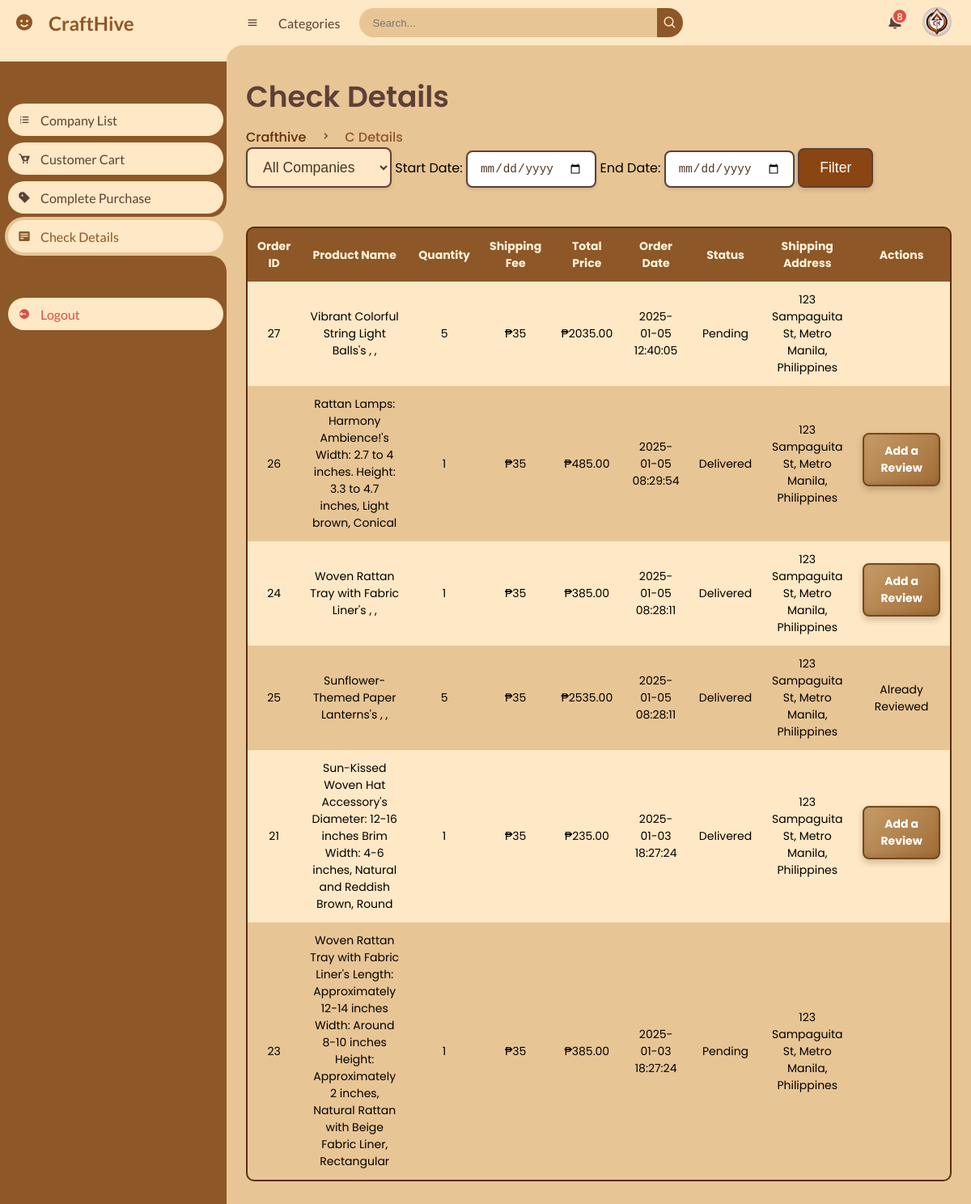
The page /craft_opening/craft_buyer/order.php (signed in) on the database its author committed.
### tables this page shows
CREATE TABLE `order` (
  `order_id` int(11) NOT NULL,
  `product_id` int(11) NOT NULL,
  `seller_id` int(11) NOT NULL,
  `buyer_id` int(11) DEFAULT NULL,
  `company_rep_id` varchar(255) DEFAULT NULL,
  `delivery_id` int(11) DEFAULT NULL,
  `delivery_name` varchar(255) DEFAULT NULL,
  `buyer_name` varchar(255) NOT NULL,
  `seller_name` varchar(50) DEFAULT NULL,
  `product_name` varchar(50) DEFAULT NULL,
  `quantity` int(11) NOT NULL,
  `size` varchar(100) DEFAULT NULL,
  `shape` varchar(100) DEFAULT NULL,
  `color` varchar(100) DEFAULT NULL,
  `shipping_fee` int(11) DEFAULT NULL,
  `stocks` int(11) DEFAULT NULL,
  `total_price` decimal(10,2) NOT NULL,
  `seller` decimal(10,2) DEFAULT NULL,
  `company` decimal(10,2) DEFAULT NULL,
  `shipping_address` text NOT NULL,
  `payment` enum('Cash on Delivery','GCash') NOT NULL,
  `delivery_date` date DEFAULT NULL,
  `proof_receipt` varchar(255) DEFAULT NULL,
  `gcash_reference` varchar(255) DEFAULT NULL,
  `status` enum('Pending','Cancelled','Delivered','Approved','Rejected') NOT NULL,
  `approval` enum('Confirm','Rejected','Pending') DEFAULT 'Pending',
  `created_at` timestamp NOT NULL DEFAULT current_timestamp(),
  `updated_at` timestamp NOT NULL DEFAULT current_timestamp() ON UPDATE current_timestamp()
);

### craft_opening/craft_buyer/order.php (the view, shortened to what this page needs)
<?php
@include '../connection/connect.php';
$buyer_id = $_SESSION['unique_id'];
$filter_company_name = isset($_GET['filter_company']) ? mysqli_real_escape_string($conn, $_GET['filter_company']) : '';
$filter_start_date = isset($_GET['start_date']) ? mysqli_real_escape_string($conn, $_GET['start_date']) : '';
$filter_end_date = isset($_GET['end_date']) ? mysqli_real_escape_string($conn, $_GET['end_date']) : '';
$order_query = "SELECT
                    o.order_id,
                    o.product_name,
                    o.quantity,
                    o.total_price,
                    o.created_at,
                    o.status,
                    o.shipping_address,
                    o.shipping_fee,
                    o.company_rep_id,
                    o.size,
                    o.color,
                    o.shape
                FROM
                    `order` o
                     INNER JOIN `description` d ON o.company_rep_id = d.company_rep_id
                WHERE
                    o.buyer_id = '$buyer_id'
                    " . ($filter_company_name ? " AND d.company_name = '$filter_company_name' " : "") . "
                    " . ($filter_start_date ? " AND o.created_at >= '$filter_start_date 00:00:00' " : "") . "
                    " . ($filter_end_date ? " AND o.created_at <= '$filter_end_date 23:59:59' " : "") . "
                ORDER BY
                    o.created_at DESC";
$order_result = mysqli_query($conn, $order_query);
$orders = [];
if($order_result && mysqli_num_rows($order_result) > 0) {
    while($row = mysqli_fetch_assoc($order_result)) {
        $orders[] = $row;
    }
}
$review_check_query = "SELECT order_id FROM `reviews` WHERE user_id = '$buyer_id'";
$review_check_result = mysqli_query($conn, $review_check_query);
$reviewed_order_ids = [];
if ($review_check_result && mysqli_num_rows($review_check_result) > 0) {
  while($row = mysqli_fetch_assoc($review_check_result)){
    $reviewed_order_ids[] = $row['order_id'];
  }
}
?>
<!DOCTYPE html>
<html lang="en">
<head>
   <link rel="stylesheet" href="https://cdnjs.cloudflare.com/ajax/libs/font-awesome/6.0.0/css/all.min.css">
   <link href='https://unpkg.com/boxicons@2.0.9/css/boxicons.min.css' rel='stylesheet'>
   <link rel="stylesheet" href="../../css/design.css">
   <link rel="stylesheet" href="additionals.css">
</head>
<body>
<section id="sidebar">
		<a href="#" class="brand">
			<i class='bx bxs-smile'></i>
			<span class="text">CraftHive</span>
		</a>
		<ul class="side-menu top">
			<li>
				<a href="company.php">
					<i class='bx bx-list-ol' ></i>
					<span class="text">Company List</span>
				</a>
			</li>
			<li>
				<a href="cart.php">
					<i class='bx bxs-cart-add' ></i>
					<span class="text">Customer Cart</span>
				</a>
			</li>
			<li>
				<a href="checkout.php">
					<i class='bx bxs-purchase-tag-alt' ></i>
					<span class="text">Complete Purchase </span>
				</a>
			</li>
			<li class="active">
				<a href="order.php">
					<i class='bx bxs-detail' ></i>
					<span class="text">Check Details</span>
				</a>
			</li>
		</ul>
		<ul class="side-menu">
			<li>
				<a href="logout.php" class="logout">
					<i class='bx bxs-log-out-circle' ></i>
					<span class="text">Logout</span>
				</a>
			</li>
		</ul>
	</section>
	<section id="content">
		<nav>
			<i class='bx bx-menu' ></i>
			<a href="#" class="nav-link">Categories</a>
			<form action="#">
				<div class="form-input">
					<input type="search" placeholder="Search...">
					<button type="submit" class="search-btn"><i class='bx bx-search' ></i></button>
				</div>
			</form>
			<a href="#" class="notification">
				<span class="num">8</span>
			</a>
            <a href="#" class="profile">
    <img src="../uploaded_profile/CH-logo.png" alt="Profile Image">
</a>
		</nav>
		<main>
			<div class="head-title">
				<div class="left">
                <h1>Check Details</h1>
					<ul class="breadcrumb">
						<li>
							<a href="ch-company.php">Crafthive</a>
						</li>
						<li><i class='bx bx-chevron-right' ></i></li>
						<li>
							<a class="active" href="company.php">C Details</a>
						</li>
					</ul>
				</div>
			</div>
           <div class="filter-container">
              <form action="" method="get">
                   <select name="filter_company">
                       <option value="" >All Companies</option>
                    </select>
                      <label for="start_date">Start Date:</label>
                   <input type="date" name="start_date" value="<?php echo htmlspecialchars($filter_start_date); ?>">
                  <label for="end_date">End Date:</label>
                  <input type="date" name="end_date" value="<?php echo htmlspecialchars($filter_end_date); ?>">
                    <button type="submit">Filter</button>
                </form>
           </div>
<section class="recent-transactions">
   <table>
      <thead>
         <th>Order ID</th>
          <th>Product Name</th>
          <th>Quantity</th>
          <th>Shipping Fee</th>
          <th>Total Price</th>
          <th>Order Date</th>
          <th>Status</th>
          <th>Shipping Address</th>
          <th>Actions</th>
      </thead>
      <tbody>
    <?php foreach ($orders as $order) :
       ?>
        <tr>
            <td><?php echo htmlspecialchars($order['order_id']); ?></td>
             <td><?php echo htmlspecialchars($order['product_name']); ?>'s <?php echo htmlspecialchars($order['size']); ?>, <?php echo htmlspecialchars($order['color']); ?>, <?php echo htmlspecialchars($order['shape']); ?> </td>
            <td><?php echo htmlspecialchars($order['quantity']); ?></td>
             <td>₱<?php echo htmlspecialchars($order['shipping_fee']); ?></td>
            <td>₱<?php echo htmlspecialchars($order['total_price']); ?></td>
            <td><?php echo htmlspecialchars($order['created_at']); ?></td>
            <td><?php echo htmlspecialchars($order['status']); ?></td>
            <td><?php echo htmlspecialchars($order['shipping_address']); ?></td>
            <td>
                <?php
                    $isReviewed = in_array($order['order_id'], $reviewed_order_ids);
                    if ($order['status'] === 'Delivered') :
                        if ($isReviewed) : ?>
                            <span class="alert">Already Reviewed</span>
                        <?php else : ?>
                            <a href="add_review.php?order_id=<?php echo $order['order_id']; ?>" class="approve-btn">Add a Review</a>
                        <?php endif; ?>
                    <?php endif; ?>
            </td>
        </tr>
    <?php endforeach; ?>
</tbody>
   </table>
</section>
</body>
</html>

### craft_opening/craft_buyer/additionals.css (style rules this page uses)
:root { --dark: #5D4037; --blue: #8E5727; --grey-light: #E8C595; --main-bg: #E0E0E0; --light: #FEE8C5; --yellow: #FFD54F; --orange: #FF8A65; --white: #FEE8C5; --grey: #E8C595; }
#sidebar { background-color: #8E5727; }
#sidebar a { color: pink; }
#sidebar .active a { background-color: #3E2723; }
#content main .head-title .left .breadcrumb li a { color: #5C2E0A; pointer-events: none; font-weight: 500; }
.approve-btn, .reject-btn { width: auto; display: inline-flex; align-items: center; justify-content: center; color: #FFF; border-radius: 8px; padding: 10px 20px; font-size: 14px; font-weight: bold; text-decoration: none; cursor: pointer; transition: all 0.3s ease-in-out; box-shadow: 0 4px 8px rgba(0, 0, 0, 0.2), inset 0 -3px 6px rgba(0, 0, 0, 0.1); }
.approve-btn { background: linear-gradient(135deg, #C69B68, #A16D37); border: 2px solid #774816; }
.approve-btn { margin-bottom: 10px; }
.filter-container { margin-bottom: 20px; display: flex; align-items: center; gap: 15px; }
.filter-container select { padding: 12px 15px; font-size: 1.1em; cursor: pointer; border-radius: 8px; border: 2px solid #5D4037; background-color: #FEE8C5; color: #4d3424; transition: border-color 0.3s ease; flex: 1; max-width: 60%; box-shadow: 0 2px 4px rgba(0, 0, 0, 0.1); }
.filter-container button { padding: 12px 25px; font-size: 1.1em; cursor: pointer; border-radius: 8px; background-color: #8B4513; color: white; border: none; transition: background-color 0.3s ease, transform 0.3s ease; box-shadow: 0 3px 6px rgba(0, 0, 0, 0.15); font-weight: 500; border: 2px solid #5D4037; }
.filter-container input[type="date"] { padding: 12px 15px; font-size: 1.1em; border-radius: 8px; border: 2px solid #5D4037; background-color: #FFFFFF; color: #4d3424; box-shadow: 0 2px 4px rgba(0, 0, 0, 0.1); transition: border-color 0.3s ease; }
.recent-transactions { margin-top: 48px; }
.recent-transactions table { width: 100%; border-collapse: collapse; border-radius: 10px; overflow: hidden; background-color: #5C2E0A; border: 2px solid #5C2E0A; }
.recent-transactions table th, .recent-transactions table td { padding: 12px; text-align: center; font-size: 14px; }
.recent-transactions table th { background-color: var(--blue); color: #FFF3DC; font-weight: bold; }
.recent-transactions table td { background-color: var(--white); }
.recent-transactions table tr:nth-child(even) td { background-color: var(--grey-light); }
* { margin: 0; padding: 0; box-sizing: border-box; }

### rows shown on the page
order: order_id "27", product_name "Vibrant Colorful String Light Balls", quantity "5", shipping_fee "35", total_price "2035.00", created_at "2025-01-05 12:40:05", status "Pending", shipping_address "123 Sampaguita St, Metro Manila, Philippines"
order: order_id "26", product_name "Rattan Lamps: Harmony Ambience!", size "Width: 2.7 to 4 inches. Height: 3.3 to 4.7 inches", color "Light brown", shape "Conical", quantity "1", shipping_fee "35", total_price "485.00", created_at "2025-01-05 08:29:54", status "Delivered", shipping_address "123 Sampaguita St, Metro Manila, Philippines"
order: order_id "24", product_name "Woven Rattan Tray with Fabric Liner", quantity "1", shipping_fee "35", total_price "385.00", created_at "2025-01-05 08:28:11", status "Delivered", shipping_address "123 Sampaguita St, Metro Manila, Philippines"
order: order_id "25", product_name "Sunflower-Themed Paper Lanterns", quantity "5", shipping_fee "35", total_price "2535.00", created_at "2025-01-05 08:28:11", status "Delivered", shipping_address "123 Sampaguita St, Metro Manila, Philippines", shows "Already Reviewed"
order: order_id "21", product_name "Sun-Kissed Woven Hat Accessory", size "Diameter: 12-16 inches Brim Width: 4-6 inches", color "Natural and Reddish Brown", shape "Round", quantity "1", shipping_fee "35", total_price "235.00", created_at "2025-01-03 18:27:24", status "Delivered", shipping_address "123 Sampaguita St, Metro Manila, Philippines"
order: order_id "23", product_name "Woven Rattan Tray with Fabric Liner", size "Length: Approximately 12-14 inches Width: Around 8-10 inches Height: Approximately 2 inches", color "Natural Rattan with Beige Fabric Liner", shape "Rectangular", quantity "1", shipping_fee "35", total_price "385.00", created_at "2025-01-03 18:27:24", status "Pending", shipping_address "123 Sampaguita St, Metro Manila, Philippines"
